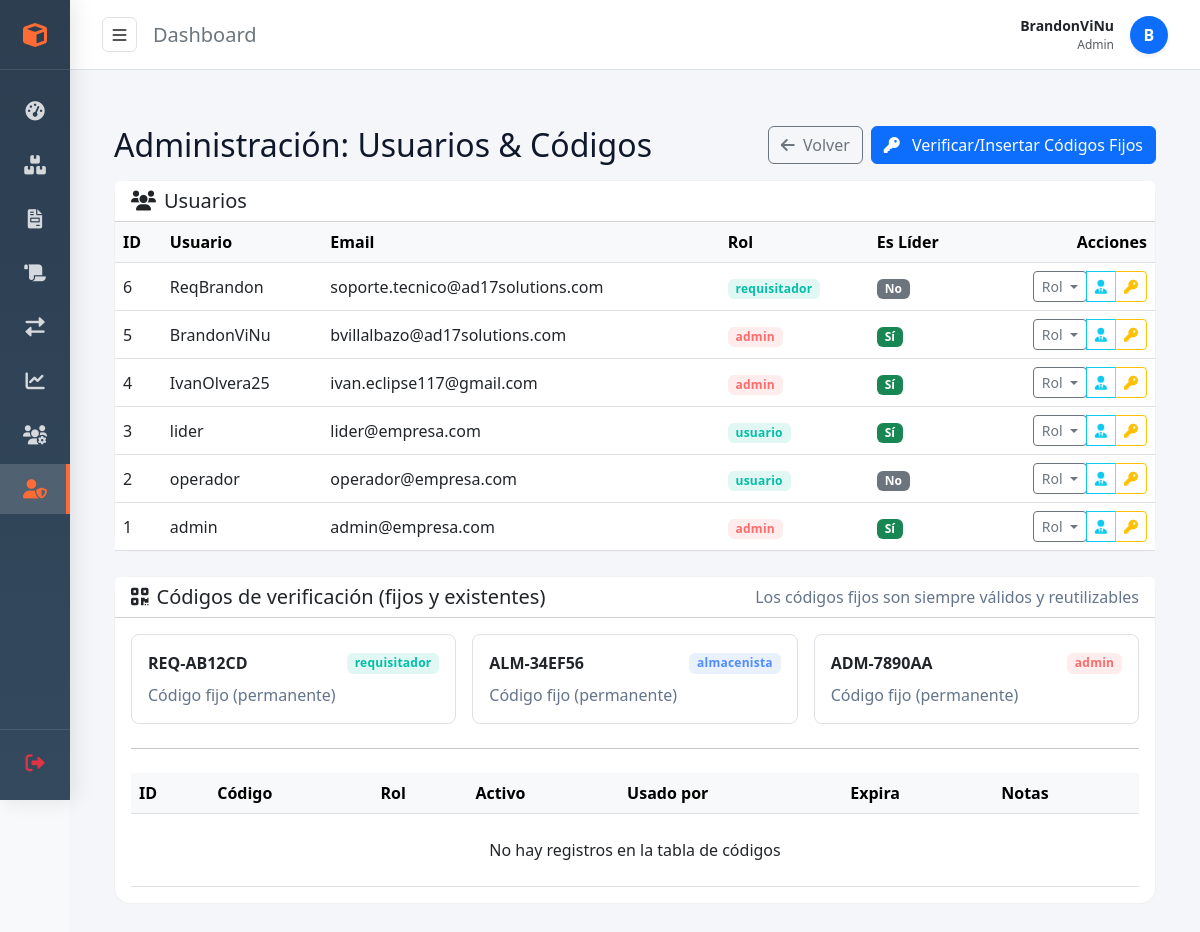
The page /admin/users-and-codes (signed in) on the database its author committed.
### models.py (models this page shows, shortened)
class User(UserMixin, db.Model):
    id = db.Column(db.Integer, primary_key=True)
    username = db.Column(db.String(80), unique=True, nullable=False)
    email = db.Column(db.String(120), unique=True, nullable=False)
    password_hash = db.Column(db.String(120), nullable=False)
    role = db.Column(db.String(50), nullable=False, default='requisitador')
    department = db.Column(db.String(100), nullable=True)
    is_leader = db.Column(db.Boolean, default=False)
    is_verified = db.Column(db.Boolean, default=False)
    verified_at = db.Column(db.DateTime)
    created_at = db.Column(db.DateTime, default=datetime.utcnow)

### app.py (the view)
@app.route('/admin/users-and-codes', methods=['GET'])
@login_required
@role_required('admin')
def admin_users_and_codes():
    users = User.query.order_by(User.id.desc()).all()
    codes = VerificationCode.query.order_by(asc(VerificationCode.role), asc(VerificationCode.code)).all()
    fixed_codes = [
        ("REQ-AB12CD", "requisitador"),
        ("ALM-34EF56", "almacenista"),
        ("ADM-7890AA", "admin"),
    ]
    return render_template('admin_users_codes.html',
                           users=users,
                           codes=codes,
                           fixed_codes=fixed_codes)

### app.py (called while the page is built, shortened)
@app.context_processor
def inject_globals():
    try:
        active_depts = Department.query.filter_by(is_active=True).order_by(Department.name).all()
        departments = active_depts if active_depts else DEPARTMENTS_STATIC
    except Exception:
        departments = DEPARTMENTS_STATIC
    try:
        categories = Category.query.filter_by(is_active=True).order_by(Category.name).all()
    except:
        categories = []
    try:
        units = Unit.query.filter_by(is_active=True).order_by(Unit.name).all()
    except:
        units = []
    return {
        'moment': datetime,
        'now': datetime.utcnow(),
        'departments': departments,
        'categories': categories,
        'units': units
    }

@login_manager.user_loader
def load_user(user_id):
    return User.query.get(int(user_id))

@app.context_processor
def inject_datetime():
    return {
        'moment': datetime,
        'now': datetime.utcnow()
    }

def role_required(*roles):
    def deco(f):
        @wraps(f)
        def wrapper(*a, **kw):
            if not current_user.is_authenticated or current_user.role not in roles:
                flash('Permisos insuficientes')
                return redirect(url_for('dashboard'))
            return f(*a, **kw)
        return wrapper
    return deco

@app.context_processor
def inject_permissions():
    return dict(has_perm=lambda p: has_perm(current_user, p))

@app.after_request
def cleanup_temp_files(response):
    try:
        upload_folder = app.config['UPLOAD_FOLDER']
        if os.path.exists(upload_folder):
            now = datetime.now()
    except:
        pass
    return response

### templates/admin_users_codes.html (shortened to what this page needs)
{% extends "base.html" %}
{% block content %}
<div class="container py-4">
  <div class="d-flex align-items-center justify-content-between mb-3">
    <h2 class="page-title mb-0">Administración: Usuarios & Códigos</h2>
    <div class="d-flex gap-2">
      <a href="{{ url_for('dashboard') }}" class="btn btn-outline-secondary">
        <i class="fas fa-arrow-left me-1"></i> Volver
      </a>
      <button class="btn btn-primary" id="btnReseed">
        <i class="fas fa-key me-2"></i> Verificar/Insertar Códigos Fijos
      </button>
    </div>
  </div>
  <div class="row g-4">
    <div class="col-12">
      <div class="card card-soft">
        <div class="card-header bg-white">
          <h5 class="mb-0"><i class="fas fa-users me-2"></i>Usuarios</h5>
        </div>
        <div class="card-body p-0">
          <div class="table-responsive">
            <table class="table align-middle mb-0">
              <thead class="table-light">
                <tr>
                  <th>ID</th>
                  <th>Usuario</th>
                  <th>Email</th>
                  <th>Rol</th>
                  <th>Es Líder</th>
                  <th class="text-end sticky-actions">Acciones</th>
                </tr>
              </thead>
              <tbody>
                {% for u in users %}
                <tr>
                  <td>{{ u.id }}</td>
                  <td>{{ u.username }}</td>
                  <td>{{ u.email }}</td>
                  <td>
                    <span class="badge badge-role {{ 'adm' if u.role=='admin' else ('alm' if u.role=='almacenista' else 'req') }}">
                      {{ u.role or '—' }}
                    </span>
                  </td>
                  <td>
                    {% if u.is_leader %}
                      <span class="badge bg-success">Sí</span>
                    {% else %}
                      <span class="badge bg-secondary">No</span>
                    {% endif %}
                  </td>
                  <td class="text-end sticky-actions">
                    <div class="btn-group">
                      <button class="btn btn-sm btn-outline-secondary dropdown-toggle" data-bs-toggle="dropdown">
                        Rol
                      </button>
                      <button class="btn btn-sm btn-outline-info" title="Líder" onclick="toggleLeader({{u.id}})">
                        <i class="fas fa-user-tie"></i>
                      </button>
                      <button class="btn btn-sm btn-outline-warning" title="Reset Password" onclick="resetPassword({{u.id}})">
                        <i class="fas fa-key"></i>
                      </button>
                    </div>
                  </td>
                </tr>
                {% else %}
                <tr><td colspan="6" class="text-center small-muted py-4">No hay usuarios</td></tr>
                {% endfor %}
              </tbody>
            </table>
          </div>
        </div>
      </div>
    </div>
    <div class="col-12">
      <div class="card card-soft">
        <div class="card-header bg-white d-flex align-items-center justify-content-between">
          <h5 class="mb-0"><i class="fas fa-qrcode me-2"></i>Códigos de verificación (fijos y existentes)</h5>
          <span class="small-muted">Los códigos fijos son siempre válidos y reutilizables</span>
        </div>
        <div class="card-body">
          <div class="row g-3">
            {% for code, role in fixed_codes %}
            <div class="col-12 col-md-4">
              <div class="p-3 border rounded-3 h-100">
                <div class="d-flex align-items-center justify-content-between mb-2">
                  <strong>{{ code }}</strong>
                  <span class="badge badge-role {{ 'adm' if role=='admin' else ('alm' if role=='almacenista' else 'req') }}">{{ role }}</span>
                </div>
                <div class="small-muted">Código fijo (permanente)</div>
              </div>
            </div>
            {% endfor %}
          </div>
          <hr class="my-4">
          <div class="table-responsive">
            <table class="table align-middle mb-0">
              <thead class="table-light">
                <tr>
                  <th>ID</th>
                  <th>Código</th>
                  <th>Rol</th>
                  <th>Activo</th>
                  <th>Usado por</th>
                  <th>Expira</th>
                  <th>Notas</th>
                </tr>
              </thead>
              <tbody>
                {% for c in codes %}
                <tr>
                  <td>{{ c.id }}</td>
                  <td><code>{{ c.code }}</code></td>
                  <td>{{ c.role }}</td>
                  <td>
                    {% if c.is_active %}<span class="badge bg-success">Sí</span>
                    {% else %}<span class="badge bg-secondary">No</span>{% endif %}
                  </td>
                  <td>{{ c.used_by or '—' }}</td>
                  <td>{{ c.expires_at.strftime('%Y-%m-%d %H:%M') if c.expires_at else '—' }}</td>
                  <td>{{ c.notes or '—' }}</td>
                </tr>
                {% else %}
                <tr><td colspan="7" class="text-center small-muted py-4">No hay registros en la tabla de códigos</td></tr>
                {% endfor %}
              </tbody>
            </table>
          </div>
        </div>
      </div>
    </div>
  </div>
</div>
<div class="position-fixed top-0 end-0 p-3" style="z-index: 1080">
</div>
{% endblock %}

### templates/base.html (shortened to what this page needs)
<!DOCTYPE html>
<html lang="es">
<head>
    <link href="https://cdn.jsdelivr.net/npm/bootstrap@5.3.0/dist/css/bootstrap.min.css" rel="stylesheet">
    <link href="https://cdnjs.cloudflare.com/ajax/libs/font-awesome/6.0.0/css/all.min.css" rel="stylesheet">
</head>
<body>
    {% if current_user.is_authenticated %}
    <div class="sidebar" id="sidebar">
        <div class="logo">
            <div class="logo-icon">
                <i class="fas fa-cube"></i>
            </div>
        </div>
        <div class="nav-group">
            <a class="nav-link" href="{{ url_for('dashboard') }}" title="Dashboard">
                <i class="fas fa-tachometer-alt"></i><span>Dashboard</span>
            </a>
            <a class="nav-link" href="{{ url_for('materials') }}" title="Materiales">
                <i class="fas fa-boxes"></i><span>Materiales</span>
            </a>
            <a class="nav-link" href="{{ url_for('requests') }}" title="Requisiciones">
                <i class="fas fa-file-invoice"></i><span>Requisiciones</span>
            </a>
            <a class="nav-link" href="{{ url_for('fabric_rolls') }}" title="Rollos de Tela">
                <i class="fas fa-scroll"></i><span>Rollos de Tela</span>
            </a>
            <a class="nav-link" href="{{ url_for('stock_movements') }}" title="Movimientos">
                <i class="fas fa-exchange-alt"></i><span>Movimientos</span>
            </a>
            {% if current_user.role != 'requisitador' %}
            <a class="nav-link" href="{{ url_for('reports') }}" title="Reportes">
                <i class="fas fa-chart-line"></i><span>Reportes</span>
            </a>
            {% endif %}
            {% if current_user.is_leader %}
            <a class="nav-link" href="{{ url_for('leader_dashboard') }}" title="Panel Líder">
                <i class="fas fa-users-cog"></i><span>Panel Líder</span>
            </a>
            {% endif %}
            {% if current_user.role == 'admin' %}
            <a class="nav-link {{ 'active' if request.path.startswith('/admin/users-and-codes') else '' }}"
                href="{{ url_for('admin_users_and_codes') }}" title="Usuarios & Códigos">
                <i class="fas fa-user-shield"></i><span>Usuarios & Códigos</span>
            </a>
            {% endif %}
        </div>
        <div class="sidebar-footer">
            <a class="nav-link" href="{{ url_for('logout') }}" title="Cerrar Sesión">
                <i class="fas fa-sign-out-alt text-danger"></i><span>Cerrar Sesión</span>
            </a>
        </div>
    </div>
    <div class="main-content" id="mainContent">
        <div class="top-navbar">
            <div class="d-flex align-items-center">
                <button class="toggle-btn me-3" id="toggleSidebar">
                    <i class="fas fa-bars"></i>
                </button>
                <h5 class="mb-0 text-secondary">{% block page_title %}Dashboard{% endblock %}</h5>
            </div>
            <div class="ms-auto user-menu">
                <div class="text-end d-none d-md-block">
                    <div class="fw-bold small mb-0">{{ current_user.username }}</div>
                    <div class="text-muted small" style="font-size: 0.75rem;">{{ current_user.role|title }}</div>
                </div>
                <div class="rounded-circle bg-primary text-white d-flex align-items-center justify-content-center fw-bold shadow-sm"
                    style="width: 38px; height: 38px;">
                    {{ current_user.username[0].upper() }}
                </div>
            </div>
        </div>
        <div class="content-area">
            {% block content %}{% endblock %}
        </div>
    </div>
    {% else %}
    {% block login_content %}{% endblock %}
    {% endif %}
</body>
</html>

### templates/base.html (style rules this page uses)
:root { --primary-color: #ff6b35; --primary-dark: #e55a2b; --primary-light: #ff8554; --secondary-color: #ff9558; --accent-color: #ffc93c; --success-color: #27ae60; --warning-color: #f39c12; --danger-color: #e74c3c; --dark-bg: #2c2c2c; --light-bg: #f8f9fa; --sidebar-width: 280px; --sidebar-collapsed: 70px; }
* { margin: 0; padding: 0; box-sizing: border-box; }
body { font-family: 'Segoe UI', Tahoma, Geneva, Verdana, sans-serif; background-color: var(--light-bg); overflow-x: hidden; }
.sidebar { position: fixed; top: 0; left: 0; height: 100vh; width: var(--sidebar-collapsed); background: linear-gradient(180deg, #2c3e50 0%, #34495e 100%); color: white; z-index: 1000; transition: width 0.3s cubic-bezier(0.4, 0, 0.2, 1); box-shadow: 4px 0 20px rgba(0, 0, 0, 0.1); display: flex; flex-direction: column; overflow-x: hidden; }
.sidebar .logo { height: 70px; min-height: 70px; display: flex; align-items: center; border-bottom: 1px solid rgba(255, 255, 255, 0.1); padding: 0; overflow: hidden; white-space: nowrap; }
.sidebar .logo-icon { width: var(--sidebar-collapsed); min-width: var(--sidebar-collapsed); display: flex; justify-content: center; align-items: center; font-size: 1.5rem; color: var(--primary-color); }
.sidebar .nav-group { flex: 1; overflow-y: auto; overflow-x: hidden; padding-top: 1rem; }
.sidebar .nav-link { display: flex; align-items: center; color: rgba(255, 255, 255, 0.8); height: 50px; text-decoration: none; transition: all 0.2s; position: relative; white-space: nowrap; margin-bottom: 4px; }
.sidebar .nav-link.active { color: var(--primary-color); background: rgba(255, 255, 255, 0.15); border-right: 4px solid var(--primary-color); }
.sidebar .nav-link i { width: var(--sidebar-collapsed); min-width: var(--sidebar-collapsed); display: flex; justify-content: center; align-items: center; font-size: 1.2rem; transition: transform 0.2s; }
.sidebar-footer { border-top: 1px solid rgba(255, 255, 255, 0.1); padding: 0.5rem 0; }
.main-content { margin-left: var(--sidebar-collapsed); min-height: 100vh; transition: margin-left 0.3s cubic-bezier(0.4, 0, 0.2, 1); background-color: #f4f6f9; display: flex; flex-direction: column; }
.top-navbar { height: 70px; background: white; border-bottom: 1px solid #dee2e6; display: flex; align-items: center; padding: 0 2rem; position: sticky; top: 0; z-index: 900; }
.toggle-btn { background: transparent; border: 1px solid #dee2e6; color: #555; width: 35px; height: 35px; border-radius: 6px; display: flex; align-items: center; justify-content: center; cursor: pointer; transition: all 0.2s; }
.content-area { padding: 2rem; flex: 1; }
.user-menu { display: flex; align-items: center; gap: 1rem; }

### templates/admin_users_codes.html (style rules this page uses)
.page-title { color:#0f172a; }
.card-soft { border-radius: 16px; border: 1px solid rgba(0,0,0,.06); }
.table thead th { white-space: nowrap; }
.badge-role { font-weight: 600; letter-spacing:.02em; }
.badge-role.req { background: rgba(0,191,166,.12); color:#00BFA6; }
.badge-role.alm { background: rgba(78,140,255,.12); color:#4e8cff; }
.badge-role.adm { background: rgba(255,107,107,.12); color:#ff6b6b; }
.small-muted { color:#64748b; }
.sticky-actions { position: sticky; right: 0; background: #fff; }

### rows shown on the page
User: username "BrandonViNu", role "Admin", username "B", id "5", email "bvillalbazo@ad17solutions.com", role "admin", is_leader "Sí"
User: id "6", username "ReqBrandon", email "soporte.tecnico@ad17solutions.com", role "requisitador", is_leader "No"
User: id "4", username "IvanOlvera25", email "ivan.eclipse117@gmail.com", role "admin", is_leader "Sí"
User: id "3", username "lider", email "lider@empresa.com", role "usuario", is_leader "Sí"
User: id "2", username "operador", email "operador@empresa.com", role "usuario", is_leader "No"
User: id "1", username "admin", email "admin@empresa.com", role "admin", is_leader "Sí"

### other values the page prints
{{ code }} "REQ-AB12CD" "ALM-34EF56" "ADM-7890AA"
{{ role }} "requisitador" "almacenista" "admin"
